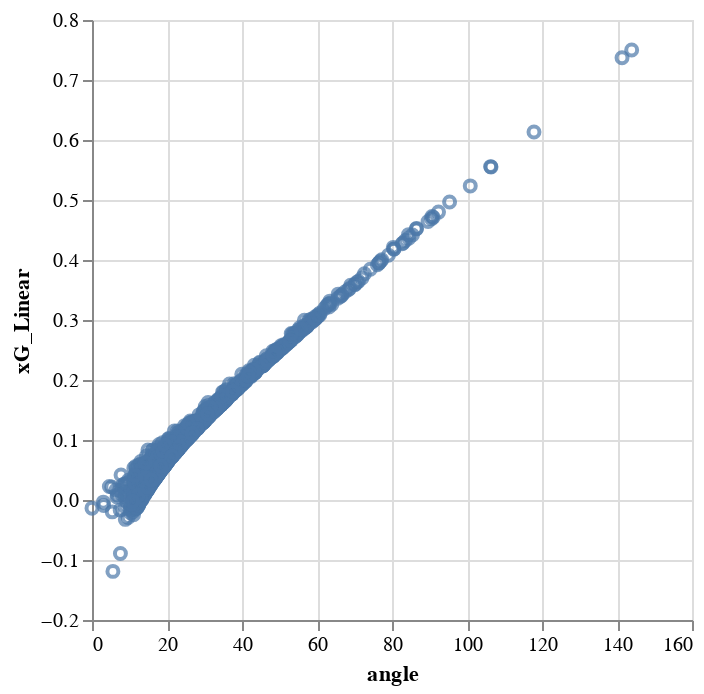

Notebook code cell kept with this figure:
### Code cell
import altair as alt

fig = alt.Chart(df_shot).mark_point().encode(
  x='angle',y='xG_Linear')
fig

### Figure 1 — Vega-Lite specification as saved in the notebook (floating-point values rounded to 4 significant figures; data arrays with more than 128 entries replaced by an {"elided": "..."} marker saying what was removed)
{"config": {"view": {"continuousWidth": 300, "continuousHeight": 300}}, "data": {"name": "data-bce993540ea8bc802bebde6877dbf21c"}, "mark": {"type": "point"}, "encoding": {"x": {"field": "angle", "type": "quantitative"}, "y": {"field": "xG_Linear", "type": "quantitative"}}, "$schema": "https://vega.github.io/schema/vega-lite/v5.17.0.json", "datasets": {"data-bce993540ea8bc802bebde6877dbf21c": {"elided": "1382 records"}}}
